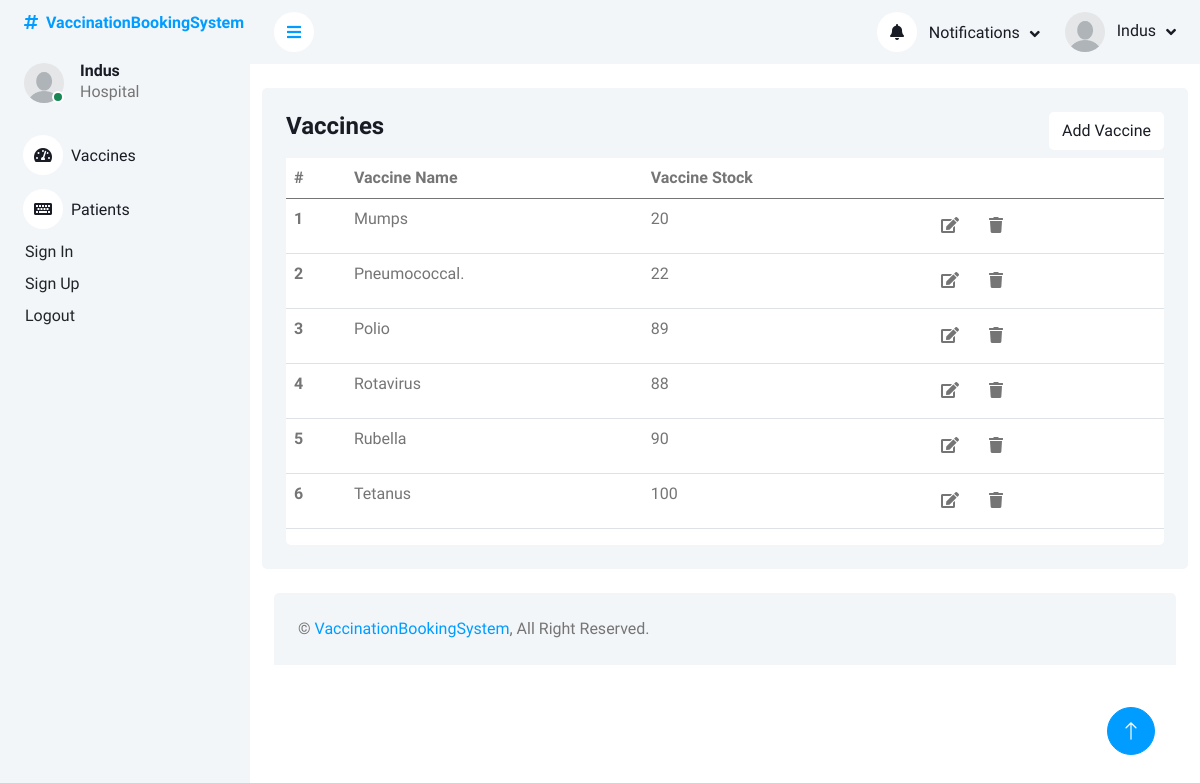
/eProject/vaccineData.php (signed in), run on the app's committed database.
### tables this page shows
CREATE TABLE `hospital_login` (
  `hospitalID` int(11) NOT NULL,
  `hospitalName` varchar(250) NOT NULL,
  `hospitalEmail` varchar(250) NOT NULL,
  `hospitalPassword` varchar(250) NOT NULL,
  `hospitalLocation` varchar(250) NOT NULL,
  `hospitalStatus` enum('pending','approved','rejected') NOT NULL DEFAULT 'pending'
);

CREATE TABLE `vaccine_details` (
  `vaccineID` int(11) NOT NULL,
  `vaccineName` varchar(250) NOT NULL,
  `vaccineStock` int(11) NOT NULL,
  `hospitalID` int(11) DEFAULT NULL
);

### eProject/vaccineData.php (the view, shortened to what this page needs)
<?php
include_once('header_hospital.php');
?>
<div class="container pt-4">
    <div class="bg-light rounded p-4">
        <div class="row">
            <div class="col-12">
                <div class="bg-white rounded h-100 ">
                    <div class="d-flex bg-light justify-content-between">
                        <h4>Vaccines</h4>
                        <button type="button" class="btn text-dark  bg-white mb-2 insert" data-bs-toggle="modal"
                            data-bs-target="#insert-vaccine-modal" name="insertCategory">Add Vaccine
                        </button>
                    </div>
                    <div class="table-responsive bg- ">
                        <table class="table">
                            <thead>
                                <tr>
                                    <th scope="col">#</th>
                                    <th scope="col">Vaccine Name</th>
                                    <th scope="col">Vaccine Stock</th>
                                    <th scope="col"> </th>
                                </tr>
                            </thead>
                            <tbody>
                                <?php
                        $query = $pdo->query("SELECT * FROM vaccine_details");
                        $result = $query->fetchAll(PDO::FETCH_ASSOC);
                        foreach($result as $row){
                        ?>
                                <tr class="tr-row">
                                    <th scope="row">
                                        <?php echo $row['vaccineID'] ?>
                                    </th>
                                    <td>
                                        <?php echo $row['vaccineName'] ?>
                                    </td>
                                    <td>
                                        <?php echo $row['vaccineStock'] ?>
                                    </td>
                                    <td class="">
                                        <button class="btn btn-white edit-btn " data-bs-toggle="modal"
                                            data-bs-target="#update-vaccine-modal<?php echo $row['vaccineID']  ?>">
                                            <i class="fa fa-edit"></i>
                                        </button>
                                        <button class="btn btn-white" data-bs-toggle="modal"
                                            data-bs-target="#delete-vaccine-modal<?php echo $row['vaccineID']  ?>">
                                            <i class="fa fa-trash"></i>
                                        </button>
                                    </td>
                                </tr>
                                <?php
                        };
                                       ?>
                            </tbody>
                        </table>
                    </div>
                </div>
            </div>
        </div>
    </div>
</div>
<?php
include('footer.php')
?>

### eProject/header_hospital.php (shortened to what this page needs)
<?php
include('php/query.php');
$user = $_SESSION['Hospital'];
foreach($user as  $value){
  $U_ID =   $value['hospitalID'];
$query = $pdo->prepare("SELECT * FROM hospital_login WHERE hospitalID = :hospitalID AND hospitalStatus = 'approved'");
$query->bindParam(':hospitalID',  $U_ID);
$query->execute();
$result = $query->fetchAll(PDO::FETCH_ASSOC);
};
?>
<!DOCTYPE html>
<html lang="en">
<head>
    <link href="https://cdnjs.cloudflare.com/ajax/libs/font-awesome/5.10.0/css/all.min.css" rel="stylesheet">
    <link href="https://cdn.jsdelivr.net/npm/bootstrap-icons@1.4.1/font/bootstrap-icons.css" rel="stylesheet">
    <link href="lib/owlcarousel/assets/owl.carousel.min.css" rel="stylesheet">
    <link href="lib/tempusdominus/css/tempusdominus-bootstrap-4.min.css" rel="stylesheet" />
    <link href="css/bootstrap.min.css" rel="stylesheet">
    <link href="css/style.css" rel="stylesheet">
</head>
<body>
    <div class="container-xxl position-relative bg-white d-flex p-0">
        <div class="sidebar pe-4 pb-3">
            <nav class="navbar bg-light navbar-light">
                <a href="index.php" class="navbar-brand mx-4 mb-3">
                    <h6 class="text-primary"><i class="fa fa-hashtag me-2"></i>VaccinationBookingSystem</h6>
                </a>
                <div class="d-flex align-items-center ms-4 mb-4">
                    <div class="position-relative">
                        <img class="rounded-circle" src="img/user.jpg" alt="" style="width: 40px; height: 40px;">
                        <div class="bg-success rounded-circle border border-2 border-white position-absolute end-0 bottom-0 p-1"></div>
                    </div>
                    <div class="ms-3">
                        <?php
                        $user = $_SESSION['Hospital'];
                        foreach ($user as $value) {
                            $hospitalID = $value['hospitalID'];
                            $hospitalName = $value['hospitalName'];
                        ?>
                            <?php
                            $query = $pdo->prepare("Select hospitalName from hospital_login where hospitalID = :getHospitalID");
                            $query->bindParam("getHospitalID", $hospitalID);
                            $query->execute();
                            $result = $query->fetchAll(PDO::FETCH_ASSOC);
                            foreach ($result as $row) {
                            ?>
                                <h6 class="mb-0"><?php echo ucfirst($row['hospitalName']) ?></h6>
                                <span>Hospital</span>
                    </div>
                </div>
                <div class="navbar-nav w-100">
                    <a href="vaccineData.php" class="nav-item nav-link"><i class="fa fa-tachometer-alt me-2"></i>Vaccines</a>
                    <a href="patients.php" class="nav-item nav-link"><i class="fa fa-keyboard me-2"></i>Patients</a>
                    <a href="signin.php" class="dropdown-item">Sign In</a>
                    <a href="signup.php" class="dropdown-item">Sign Up</a>
                    <a href="logout.php" class="dropdown-item" name='logout'>Logout</a>
                </div>
            </nav>
        </div>
        <div class="content">
            <nav class="navbar navbar-expand bg-light navbar-light sticky-top px-4 py-0">
                <a href="#" class="sidebar-toggler flex-shrink-0">
                    <i class="fa fa-bars"></i>
                </a>
                <div class="navbar-nav align-items-center ms-auto">
                    <div class="nav-item dropdown">
                        <a href="#" class="nav-link dropdown-toggle" data-bs-toggle="dropdown">
                            <i class="fa fa-bell me-lg-2"></i>
                            <span class="d-none d-lg-inline-flex">Notifications</span>
                        </a>
                            <?php
                                $query = $pdo->prepare("SELECT *
                        FROM children_details
                        INNER JOIN parent_login ON children_details.parentID = parent_login.parentID
                        INNER JOIN vaccine_details ON children_details.vaccineID = vaccine_details.vaccineID
                        INNER JOIN hospital_login ON children_details.hospitalID  = hospital_login.hospitalID
                         where appointmentStatus = 'approved' AND hospitalName = :getHospitalName");
                                $query->bindParam("getHospitalName", $hospitalName);
                                $query->execute();
                                $result = $query->fetchAll(PDO::FETCH_ASSOC);
                                foreach ($result as $row) {
                            ?>
                                <a href="#" class="dropdown-item">
                                    <h6 class="fw-normal mb-0"> <?php echo ucfirst($row['childName']) ?> has an appointment of' <?php echo ucfirst($row['vaccineName']) ?>' on <?php echo $row['vaccinationDate'] ?></h6>
                                </a>
                            <?php
                                };
                            ?>
                    </div>
                    <div class="nav-item dropdown">
                        <a href="#" class="nav-link dropdown-toggle" data-bs-toggle="dropdown">
                            <img class="rounded-circle me-lg-2" src="img/user.jpg" alt="" style="width: 40px; height: 40px;">
                            <span class="d-none d-lg-inline-flex"><?php echo ucfirst($row['hospitalName']) ?></span>
                    <?php
                            }
                        }
                    ?>
                        </a>
                    </div>
                </div>
            </nav>

### eProject/footer.php (shortened to what this page needs)
            <div class="container-fluid pt-4 px-4">
                <div class="bg-light rounded-top p-4">
                    <div class="row">
                        <div class="col-12 col-sm-6 text-center text-sm-start">
                            &copy; <a href="#">VaccinationBookingSystem</a>, All Right Reserved.
                        </div>
                    </div>
                </div>
            </div>
        </div>
        <a href="#" class="btn btn-lg btn-primary btn-lg-square back-to-top"><i class="bi bi-arrow-up"></i></a>
    </div>
</body>
</html>

### eProject/css/style.css (style rules this page uses)
:root { --primary: #009CFF; --light: #F3F6F9; --dark: #191C24; }
.back-to-top { position: fixed; display: none; right: 45px; bottom: 45px; z-index: 99; }
.btn { transition: .5s; }
.btn.btn-primary { color: #FFFFFF; }
.btn-lg-square { width: 48px; height: 48px; }
.btn-square, .btn-sm-square, .btn-lg-square { padding: 0; display: inline-flex; align-items: center; justify-content: center; font-weight: normal; border-radius: 50px; }
.sidebar { position: fixed; top: 0; left: 0; bottom: 0; width: 250px; height: 100vh; overflow-y: auto; background: var(--light); transition: 0.5s; z-index: 999; }
.content { margin-left: 250px; min-height: 100vh; background: #FFFFFF; transition: 0.5s; }
@media (min-width: 992px) { .sidebar { margin-left: 0; } }
@media (min-width: 992px) { .content { width: calc(100% - 250px); } }
.sidebar .navbar .navbar-nav .nav-link { padding: 7px 20px; color: var(--dark); font-weight: 500; border-left: 3px solid var(--light); border-radius: 0 30px 30px 0; outline: none; }
.sidebar .navbar .navbar-nav .nav-link i { width: 40px; height: 40px; display: inline-flex; align-items: center; justify-content: center; background: #FFFFFF; border-radius: 40px; }
.sidebar .navbar .dropdown-item { padding-left: 25px; border-radius: 0 30px 30px 0; }
.content .navbar .navbar-nav .nav-link { margin-left: 25px; padding: 12px 0; color: var(--dark); outline: none; }
.content .navbar .sidebar-toggler, .content .navbar .navbar-nav .nav-link i { width: 40px; height: 40px; display: inline-flex; align-items: center; justify-content: center; background: #FFFFFF; border-radius: 40px; }
.content .navbar .dropdown-toggle::after { margin-left: 6px; vertical-align: middle; border: none; content: "\f107"; font-family: "Font Awesome 5 Free"; font-weight: 900; transition: .5s; }

### data on the page
hospital_login: hospitalName "Indus"
vaccine_details: vaccineID "1", vaccineName "Mumps", vaccineStock "20"
vaccine_details: vaccineID "2", vaccineName "Pneumococcal.", vaccineStock "22"
vaccine_details: vaccineID "3", vaccineName "Polio", vaccineStock "89"
vaccine_details: vaccineID "4", vaccineName "Rotavirus", vaccineStock "88"
vaccine_details: vaccineID "5", vaccineName "Rubella", vaccineStock "90"
vaccine_details: vaccineID "6", vaccineName "Tetanus", vaccineStock "100"
